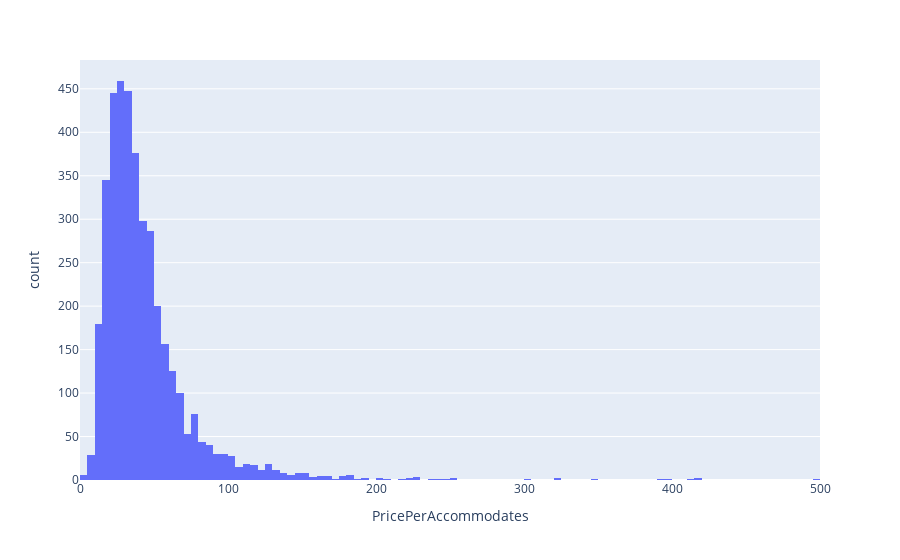

The notebook cell saved with this chart:
### Code cell
fig = px.histogram(Austin_df,x='PricePerAccommodates')
fig.show()

### Figure 1 — Plotly figure (JSON) as saved in the notebook; plotly's stock layout.template omitted (floating-point values rounded to 4 significant figures; data arrays with more than 128 entries replaced by an {"elided": "..."} marker saying what was removed)
{"data": [{"alignmentgroup": "True", "bingroup": "x", "hovertemplate": "PricePerAccommodates=%{x}<br>count=%{y}<extra></extra>", "legendgroup": "", "marker": {"color": "#636efa"}, "name": "", "offsetgroup": "", "orientation": "v", "showlegend": false, "type": "histogram", "x": {"elided": "3929 float values"}, "xaxis": "x", "yaxis": "y"}], "layout": {"autosize": true, "barmode": "relative", "legend": {"tracegroupgap": 0}, "margin": {"t": 60}, "xaxis": {"anchor": "y", "autorange": true, "domain": [0, 1], "range": [0, 500], "title": {"text": "PricePerAccommodates"}, "type": "linear"}, "yaxis": {"anchor": "x", "autorange": true, "domain": [0, 1], "range": [0, 483.2], "title": {"text": "count"}}}}
